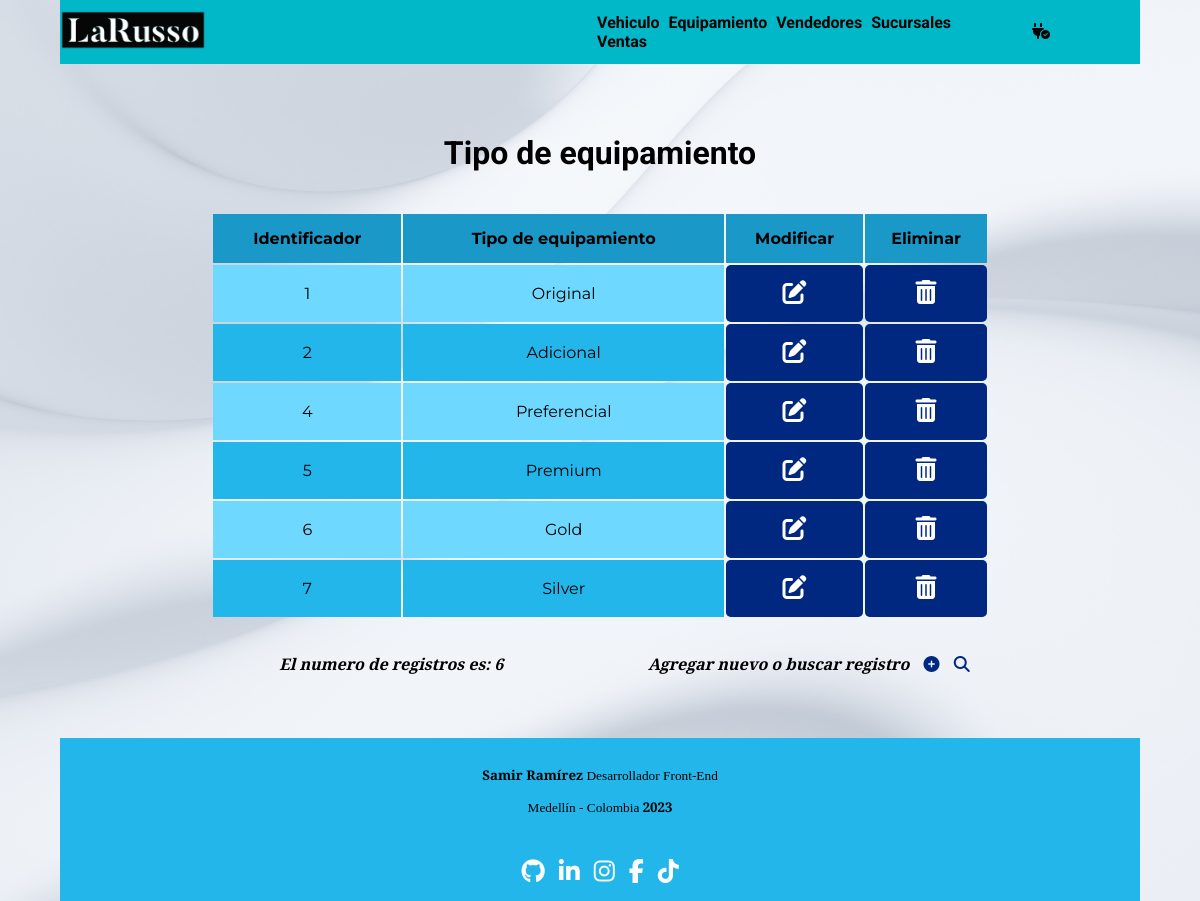
Page /equipamiento/crear/tipo/view.php on the committed database.
### tables this page shows
CREATE TABLE `tipo_equipamiento` (
  `id_tipo_eq` int(8) NOT NULL,
  `nombre_tipo_eq` varchar(30) NOT NULL
);

### equipamiento/crear/tipo/fuction-view.php (the view)
<?php
    $consult= "SELECT * FROM tipo_equipamiento";
    if($result= mysqli_query($cnx, $consult)) {
        echo "<table class='list-tipo'>
        <tr class='row-table'>
            <th class='th-table'>Identificador</th>
            <th class='th-table'>Tipo de equipamiento</th>
            <th class='th-table'>Modificar</th>
            <th class='th-table'>Eliminar</th>
        </tr>";
        while($rows= mysqli_fetch_array($result)) {
            echo "<tr class='row-td-table'>
            <td class='td-table'>". $rows['id_tipo_eq'] ."</td>
            <td class='td-table'>". $rows['nombre_tipo_eq'] ."</td>
            <td class='td-table-btn'>
                <a class='td-btn-table' href='editar/index.php?ide=" .$rows['id_tipo_eq']. "'>
                    <i class='fa-solid fa-pen-to-square'></i>
                </a>
            </td>
            <td class='td-table-btn'>
                <a class='td-btn-table' href='eliminar/index.php?ide="  .$rows['id_tipo_eq']. '&name=' .$rows['nombre_tipo_eq']. "'>
                    <i class='fa-solid fa-trash-can'></i>
                </a>
            </td>
        </tr>";
        }
       echo "</table>";
       $controws= mysqli_num_rows($result);
       echo "<div class='cont-count-add'>
       <div class='count'>
           <h2 class='h2-count'>
               El numero de registros es: $controws
           </h2>
       </div>
       <div class='add'>
           <h2 class='h2-add'>
               Agregar nuevo o buscar registro
               <a href='crear/index.php' class='a-add'>
                   <i class='fa-solid fa-circle-plus'></i>
               </a>
               <a href='consultar/index.php' class= 'a-add'>
                    <i class='fa-solid fa-magnifying-glass'></i>
                </a>
           </h2>
       </div>
   </div>";
    }
?>

### assents/css/equipamiento/tipos/view.css (style rules this page uses)
body { background-image: url(../../../img/pattern.jpg); background-repeat: no-repeat; background-size: cover; }
.list-tipo { width: 90%; margin: auto; }
.row-td-table:nth-child(even) { background-color: var(--clarouno); }
.row-td-table:nth-child(odd) { background-color: var(--coloruno); }
.th-table, .td-table { text-align: center; padding: 15px 0; font-family: var(--fuentedos); }
.td-table-btn { text-align: center; padding: 15px 0; background-color: var(--colortres); border-radius: 5px; }
.th-table { background-color: var(--oscurouno); }
.td-btn-table { font-size: x-large; color: white; }
.cont-count-add { width: 100%; margin-top: 20px; display: grid; grid-template-columns: 45% 45%; justify-content: space-evenly; }
.h2-count, .h2-add { text-align: center; font-family: var(--fuentetres); font-style: oblique; font-size: medium; }
.fa-circle-plus, .fa-magnifying-glass { color: var(--colortres); margin-left: 10px; }
.a-add { text-decoration: none; }

### rows in the picture
tipo_equipamiento: id_tipo_eq "1", nombre_tipo_eq "Original"
tipo_equipamiento: id_tipo_eq "2", nombre_tipo_eq "Adicional"
tipo_equipamiento: id_tipo_eq "4", nombre_tipo_eq "Preferencial"
tipo_equipamiento: id_tipo_eq "5", nombre_tipo_eq "Premium"
tipo_equipamiento: id_tipo_eq "6", nombre_tipo_eq "Gold"
tipo_equipamiento: id_tipo_eq "7", nombre_tipo_eq "Silver"

### other values in the picture
$controws "6"
